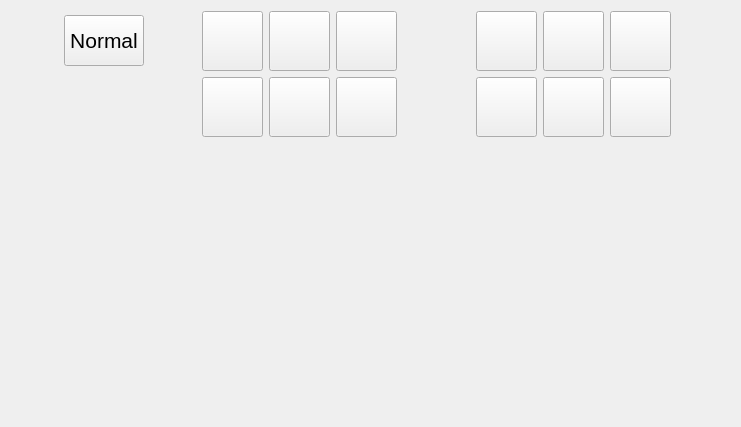
<?xml version="1.0" encoding="UTF-8"?>
<ui version="4.0">
 <class>TapeWidget</class>
 <widget class="QWidget" name="TapeWidget">
  <property name="geometry">
   <rect>
    <x>0</x>
    <y>0</y>
    <width>741</width>
    <height>427</height>
   </rect>
  </property>
  <property name="windowTitle">
   <string>TapeWidget</string>
  </property>
  <layout class="QGridLayout" name="gridLayout">
   <item row="0" column="1">
    <widget class="QPushButton" name="pBNormal">
     <property name="minimumSize">
      <size>
       <width>80</width>
       <height>51</height>
      </size>
     </property>
     <property name="maximumSize">
      <size>
       <width>75</width>
       <height>16777215</height>
      </size>
     </property>
     <property name="font">
      <font>
       <family>Arial</family>
       <pointsize>16</pointsize>
       <weight>50</weight>
       <bold>false</bold>
      </font>
     </property>
     <property name="text">
      <string>Normal</string>
     </property>
    </widget>
   </item>
   <item row="0" column="2">
    <spacer name="horizontalSpacer_6">
     <property name="orientation">
      <enum>Qt::Horizontal</enum>
     </property>
     <property name="sizeHint" stdset="0">
      <size>
       <width>54</width>
       <height>20</height>
      </size>
     </property>
    </spacer>
   </item>
   <item row="0" column="0">
    <spacer name="horizontalSpacer_5">
     <property name="orientation">
      <enum>Qt::Horizontal</enum>
     </property>
     <property name="sizeHint" stdset="0">
      <size>
       <width>54</width>
       <height>20</height>
      </size>
     </property>
    </spacer>
   </item>
   <item row="2" column="7">
    <spacer name="verticalSpacer_6">
     <property name="orientation">
      <enum>Qt::Vertical</enum>
     </property>
     <property name="sizeHint" stdset="0">
      <size>
       <width>20</width>
       <height>198</height>
      </size>
     </property>
    </spacer>
   </item>
   <item row="1" column="3" colspan="3">
    <widget class="QPushButton" name="pB_Z1">
     <property name="minimumSize">
      <size>
       <width>60</width>
       <height>60</height>
      </size>
     </property>
     <property name="font">
      <font>
       <family>Arial</family>
       <pointsize>16</pointsize>
       <weight>50</weight>
       <bold>false</bold>
      </font>
     </property>
     <property name="text">
      <string/>
     </property>
     <property name="icon">
      <iconset resource="MyEditorEBD.qrc">
       <normaloff>:/MyEditorEBD/Resources/icon_z1.png</normaloff>:/MyEditorEBD/Resources/icon_z1.png</iconset>
     </property>
     <property name="iconSize">
      <size>
       <width>45</width>
       <height>45</height>
      </size>
     </property>
    </widget>
   </item>
   <item row="1" column="22">
    <spacer name="horizontalSpacer_4">
     <property name="orientation">
      <enum>Qt::Horizontal</enum>
     </property>
     <property name="sizeHint" stdset="0">
      <size>
       <width>60</width>
       <height>20</height>
      </size>
     </property>
    </spacer>
   </item>
   <item row="0" column="19" colspan="3">
    <widget class="QPushButton" name="pB_R_Frill">
     <property name="minimumSize">
      <size>
       <width>60</width>
       <height>60</height>
      </size>
     </property>
     <property name="font">
      <font>
       <family>Arial</family>
       <pointsize>16</pointsize>
       <weight>50</weight>
       <bold>false</bold>
      </font>
     </property>
     <property name="toolTip">
      <string>Frill</string>
     </property>
     <property name="text">
      <string/>
     </property>
     <property name="icon">
      <iconset resource="MyEditorEBD.qrc">
       <normaloff>:/MyEditorEBD/Resources/icon_r_frill.png</normaloff>:/MyEditorEBD/Resources/icon_r_frill.png</iconset>
     </property>
     <property name="iconSize">
      <size>
       <width>45</width>
       <height>45</height>
      </size>
     </property>
    </widget>
   </item>
   <item row="1" column="19" colspan="3">
    <widget class="QPushButton" name="pB_Z6">
     <property name="minimumSize">
      <size>
       <width>60</width>
       <height>60</height>
      </size>
     </property>
     <property name="font">
      <font>
       <family>Arial</family>
       <pointsize>16</pointsize>
       <weight>50</weight>
       <bold>false</bold>
      </font>
     </property>
     <property name="text">
      <string/>
     </property>
     <property name="icon">
      <iconset resource="MyEditorEBD.qrc">
       <normaloff>:/MyEditorEBD/Resources/icon_z6.png</normaloff>:/MyEditorEBD/Resources/icon_z6.png</iconset>
     </property>
     <property name="iconSize">
      <size>
       <width>45</width>
       <height>45</height>
      </size>
     </property>
    </widget>
   </item>
   <item row="1" column="13" colspan="3">
    <widget class="QPushButton" name="pB_Z4">
     <property name="minimumSize">
      <size>
       <width>60</width>
       <height>60</height>
      </size>
     </property>
     <property name="font">
      <font>
       <family>Arial</family>
       <pointsize>16</pointsize>
       <weight>50</weight>
       <bold>false</bold>
      </font>
     </property>
     <property name="text">
      <string/>
     </property>
     <property name="icon">
      <iconset resource="MyEditorEBD.qrc">
       <normaloff>:/MyEditorEBD/Resources/icon_z4.png</normaloff>:/MyEditorEBD/Resources/icon_z4.png</iconset>
     </property>
     <property name="iconSize">
      <size>
       <width>45</width>
       <height>45</height>
      </size>
     </property>
    </widget>
   </item>
   <item row="1" column="1" rowspan="2">
    <spacer name="verticalSpacer_10">
     <property name="orientation">
      <enum>Qt::Vertical</enum>
     </property>
     <property name="sizeHint" stdset="0">
      <size>
       <width>20</width>
       <height>255</height>
      </size>
     </property>
    </spacer>
   </item>
   <item row="2" column="10">
    <spacer name="verticalSpacer_5">
     <property name="orientation">
      <enum>Qt::Vertical</enum>
     </property>
     <property name="sizeHint" stdset="0">
      <size>
       <width>20</width>
       <height>198</height>
      </size>
     </property>
    </spacer>
   </item>
   <item row="0" column="22">
    <spacer name="horizontalSpacer_3">
     <property name="orientation">
      <enum>Qt::Horizontal</enum>
     </property>
     <property name="sizeHint" stdset="0">
      <size>
       <width>60</width>
       <height>20</height>
      </size>
     </property>
    </spacer>
   </item>
   <item row="2" column="20">
    <spacer name="verticalSpacer_8">
     <property name="orientation">
      <enum>Qt::Vertical</enum>
     </property>
     <property name="sizeHint" stdset="0">
      <size>
       <width>20</width>
       <height>198</height>
      </size>
     </property>
    </spacer>
   </item>
   <item row="0" column="16" colspan="3">
    <widget class="QPushButton" name="pB_R_Coil">
     <property name="minimumSize">
      <size>
       <width>60</width>
       <height>60</height>
      </size>
     </property>
     <property name="font">
      <font>
       <family>Arial</family>
       <pointsize>16</pointsize>
       <weight>50</weight>
       <bold>false</bold>
      </font>
     </property>
     <property name="toolTip">
      <string>Coil</string>
     </property>
     <property name="text">
      <string/>
     </property>
     <property name="icon">
      <iconset resource="MyEditorEBD.qrc">
       <normaloff>:/MyEditorEBD/Resources/icon_r_coil.png</normaloff>:/MyEditorEBD/Resources/icon_r_coil.png</iconset>
     </property>
     <property name="iconSize">
      <size>
       <width>45</width>
       <height>45</height>
      </size>
     </property>
    </widget>
   </item>
   <item row="0" column="6" colspan="3">
    <widget class="QPushButton" name="pB_F_Coil">
     <property name="minimumSize">
      <size>
       <width>60</width>
       <height>60</height>
      </size>
     </property>
     <property name="font">
      <font>
       <family>Arial</family>
       <pointsize>16</pointsize>
       <weight>50</weight>
       <bold>false</bold>
      </font>
     </property>
     <property name="toolTip">
      <string>Coil</string>
     </property>
     <property name="text">
      <string/>
     </property>
     <property name="icon">
      <iconset resource="MyEditorEBD.qrc">
       <normaloff>:/MyEditorEBD/Resources/icon_f_coil.png</normaloff>:/MyEditorEBD/Resources/icon_f_coil.png</iconset>
     </property>
     <property name="iconSize">
      <size>
       <width>45</width>
       <height>45</height>
      </size>
     </property>
    </widget>
   </item>
   <item row="0" column="12">
    <spacer name="horizontalSpacer">
     <property name="orientation">
      <enum>Qt::Horizontal</enum>
     </property>
     <property name="sizeHint" stdset="0">
      <size>
       <width>74</width>
       <height>20</height>
      </size>
     </property>
    </spacer>
   </item>
   <item row="2" column="4">
    <spacer name="verticalSpacer_4">
     <property name="orientation">
      <enum>Qt::Vertical</enum>
     </property>
     <property name="sizeHint" stdset="0">
      <size>
       <width>20</width>
       <height>198</height>
      </size>
     </property>
    </spacer>
   </item>
   <item row="2" column="17">
    <spacer name="verticalSpacer_9">
     <property name="orientation">
      <enum>Qt::Vertical</enum>
     </property>
     <property name="sizeHint" stdset="0">
      <size>
       <width>20</width>
       <height>198</height>
      </size>
     </property>
    </spacer>
   </item>
   <item row="1" column="16" colspan="3">
    <widget class="QPushButton" name="pB_Z5">
     <property name="minimumSize">
      <size>
       <width>60</width>
       <height>60</height>
      </size>
     </property>
     <property name="font">
      <font>
       <family>Arial</family>
       <pointsize>16</pointsize>
       <weight>50</weight>
       <bold>false</bold>
      </font>
     </property>
     <property name="text">
      <string/>
     </property>
     <property name="icon">
      <iconset resource="MyEditorEBD.qrc">
       <normaloff>:/MyEditorEBD/Resources/icon_z5.png</normaloff>:/MyEditorEBD/Resources/icon_z5.png</iconset>
     </property>
     <property name="iconSize">
      <size>
       <width>45</width>
       <height>45</height>
      </size>
     </property>
    </widget>
   </item>
   <item row="1" column="6" colspan="3">
    <widget class="QPushButton" name="pB_Z2">
     <property name="minimumSize">
      <size>
       <width>60</width>
       <height>60</height>
      </size>
     </property>
     <property name="font">
      <font>
       <family>Arial</family>
       <pointsize>16</pointsize>
       <weight>50</weight>
       <bold>false</bold>
      </font>
     </property>
     <property name="text">
      <string/>
     </property>
     <property name="icon">
      <iconset resource="MyEditorEBD.qrc">
       <normaloff>:/MyEditorEBD/Resources/icon_z2.png</normaloff>:/MyEditorEBD/Resources/icon_z2.png</iconset>
     </property>
     <property name="iconSize">
      <size>
       <width>45</width>
       <height>45</height>
      </size>
     </property>
    </widget>
   </item>
   <item row="1" column="9" colspan="3">
    <widget class="QPushButton" name="pB_Z3">
     <property name="minimumSize">
      <size>
       <width>60</width>
       <height>60</height>
      </size>
     </property>
     <property name="font">
      <font>
       <family>Arial</family>
       <pointsize>16</pointsize>
       <weight>50</weight>
       <bold>false</bold>
      </font>
     </property>
     <property name="text">
      <string/>
     </property>
     <property name="icon">
      <iconset resource="MyEditorEBD.qrc">
       <normaloff>:/MyEditorEBD/Resources/icon_z3.png</normaloff>:/MyEditorEBD/Resources/icon_z3.png</iconset>
     </property>
     <property name="iconSize">
      <size>
       <width>45</width>
       <height>45</height>
      </size>
     </property>
    </widget>
   </item>
   <item row="0" column="13" colspan="3">
    <widget class="QPushButton" name="pB_R_Tape">
     <property name="minimumSize">
      <size>
       <width>60</width>
       <height>60</height>
      </size>
     </property>
     <property name="font">
      <font>
       <family>Arial</family>
       <pointsize>16</pointsize>
       <weight>50</weight>
       <bold>false</bold>
      </font>
     </property>
     <property name="toolTip">
      <string>Tape</string>
     </property>
     <property name="text">
      <string/>
     </property>
     <property name="icon">
      <iconset resource="MyEditorEBD.qrc">
       <normaloff>:/MyEditorEBD/Resources/icon_r_tape.png</normaloff>:/MyEditorEBD/Resources/icon_r_tape.png</iconset>
     </property>
     <property name="iconSize">
      <size>
       <width>45</width>
       <height>45</height>
      </size>
     </property>
    </widget>
   </item>
   <item row="0" column="9" colspan="3">
    <widget class="QPushButton" name="pB_F_Frill">
     <property name="minimumSize">
      <size>
       <width>60</width>
       <height>60</height>
      </size>
     </property>
     <property name="font">
      <font>
       <family>Arial</family>
       <pointsize>16</pointsize>
       <weight>50</weight>
       <bold>false</bold>
      </font>
     </property>
     <property name="toolTip">
      <string>Frill</string>
     </property>
     <property name="text">
      <string/>
     </property>
     <property name="icon">
      <iconset resource="MyEditorEBD.qrc">
       <normaloff>:/MyEditorEBD/Resources/icon_f_frill.png</normaloff>:/MyEditorEBD/Resources/icon_f_frill.png</iconset>
     </property>
     <property name="iconSize">
      <size>
       <width>45</width>
       <height>45</height>
      </size>
     </property>
    </widget>
   </item>
   <item row="1" column="12">
    <spacer name="horizontalSpacer_2">
     <property name="orientation">
      <enum>Qt::Horizontal</enum>
     </property>
     <property name="sizeHint" stdset="0">
      <size>
       <width>74</width>
       <height>20</height>
      </size>
     </property>
    </spacer>
   </item>
   <item row="2" column="14">
    <spacer name="verticalSpacer_7">
     <property name="orientation">
      <enum>Qt::Vertical</enum>
     </property>
     <property name="sizeHint" stdset="0">
      <size>
       <width>20</width>
       <height>198</height>
      </size>
     </property>
    </spacer>
   </item>
   <item row="0" column="3" colspan="3">
    <widget class="QPushButton" name="pB_F_Tape">
     <property name="minimumSize">
      <size>
       <width>60</width>
       <height>60</height>
      </size>
     </property>
     <property name="font">
      <font>
       <family>Arial</family>
       <pointsize>16</pointsize>
       <weight>50</weight>
       <bold>false</bold>
      </font>
     </property>
     <property name="toolTip">
      <string>Tape</string>
     </property>
     <property name="text">
      <string/>
     </property>
     <property name="icon">
      <iconset resource="MyEditorEBD.qrc">
       <normaloff>:/MyEditorEBD/Resources/icon_f_tape.png</normaloff>:/MyEditorEBD/Resources/icon_f_tape.png</iconset>
     </property>
     <property name="iconSize">
      <size>
       <width>45</width>
       <height>45</height>
      </size>
     </property>
    </widget>
   </item>
  </layout>
 </widget>
 <layoutdefault spacing="6" margin="11"/>
 <resources>
  <include location="MyEditorEBD.qrc"/>
 </resources>
 <connections/>
</ui>
